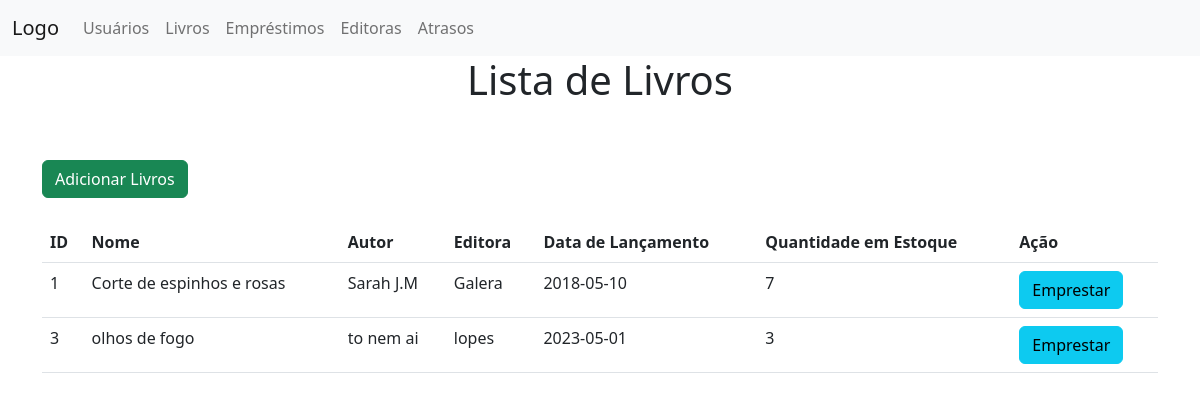
The page /Juliana3A/livros.php on the database its author committed.
### tables this page shows
CREATE TABLE `livros` (
  `id` int(11) NOT NULL,
  `nome` text NOT NULL,
  `autor` text NOT NULL,
  `editora` text NOT NULL,
  `datalanc` date NOT NULL,
  `estoque` int(11) NOT NULL
);

### Juliana3A/livros.php (the view, shortened to what this page needs)
<!DOCTYPE html>
<html lang="en">
<head>
    <link rel="stylesheet" href="css/bootstrap.min.css">
</head>
<body>
<nav class="navbar navbar-expand-lg bg-light">
        <div class="container-fluid">
          <a class="navbar-brand" href="index.html">Logo</a>
          <div class="collapse navbar-collapse" id="navbarNavAltMarkup">
            <div class="navbar-nav">
              <a class="nav-link" href="usuarios.php">Usuários</a>
			  <a class="nav-link" href="livros.php">Livros</a>
			  <a class="nav-link" href="emprestimo.php">Empréstimos</a>
			  <a class="nav-link" href="editora.php">Editoras</a>
			  <a class="nav-link" href="atrasos.php">Atrasos</a>
            </div>
          </div>
        </div>
      </nav>
      <center><h1>Lista de Livros</h1></center><br><br>
	<div class="container">
	<a href="cadastrolivros.php" type="button" class="btn btn-success">Adicionar Livros</a><br><br>
	<table class="table">
		<tr>
			<th>ID</th>
			<th>Nome</th>
			<th>Autor</th>
			<th>Editora</th>
			<th>Data de Lançamento</th>
			<th>Quantidade em Estoque</th>
			<th>Ação</th>
		</tr>
		<?php
			include 'conexao.php';
			$sql = "SELECT * FROM livros";
			$result = $conn->query($sql);
			while($row = $result->fetch_assoc()) {
				echo "<tr>";
				echo "<td>".$row["id"]."</td>";
				echo "<td>".$row["nome"]."</td>";
				echo "<td>".$row["autor"]."</td>";
				echo "<td>".$row["editora"]."</td>";
				echo "<td>".$row["datalanc"]."</td>";
				echo "<td>".$row["estoque"]."</td>";
				echo "<td><a href='emprestar.php?id=".$row["id"]."' class='btn btn-info'>Emprestar</a></td>";
				echo "</tr>";
			}
		?>
	</table>
	</div>
</body>
</html>

### rows shown on the page
livros: id "1", nome "Corte de espinhos e rosas", autor "Sarah J.M", editora "Galera", datalanc "2018-05-10", estoque "7"
livros: id "3", nome "olhos de fogo", autor "to nem ai", editora "lopes", datalanc "2023-05-01", estoque "3"
